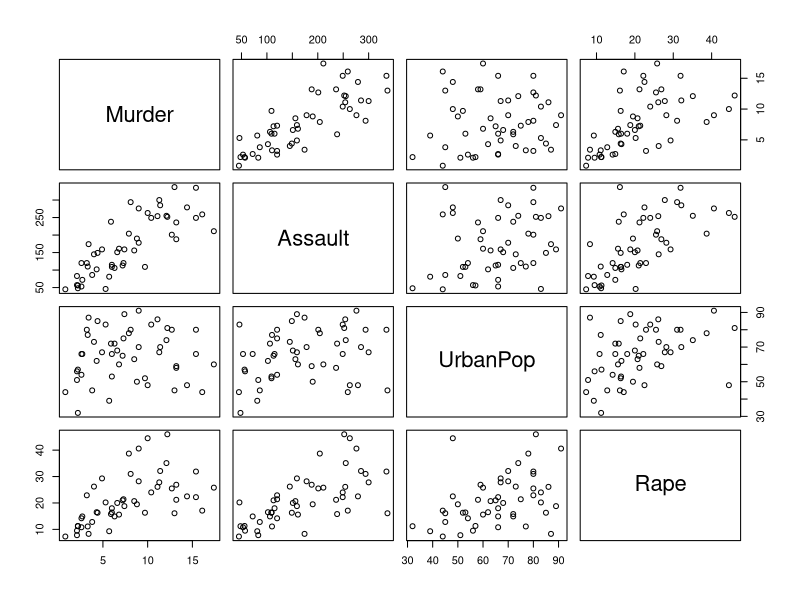
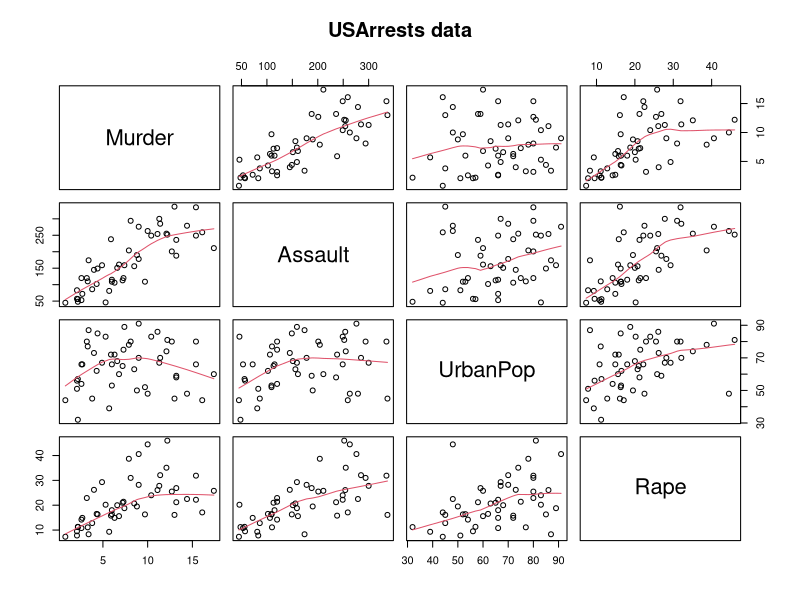
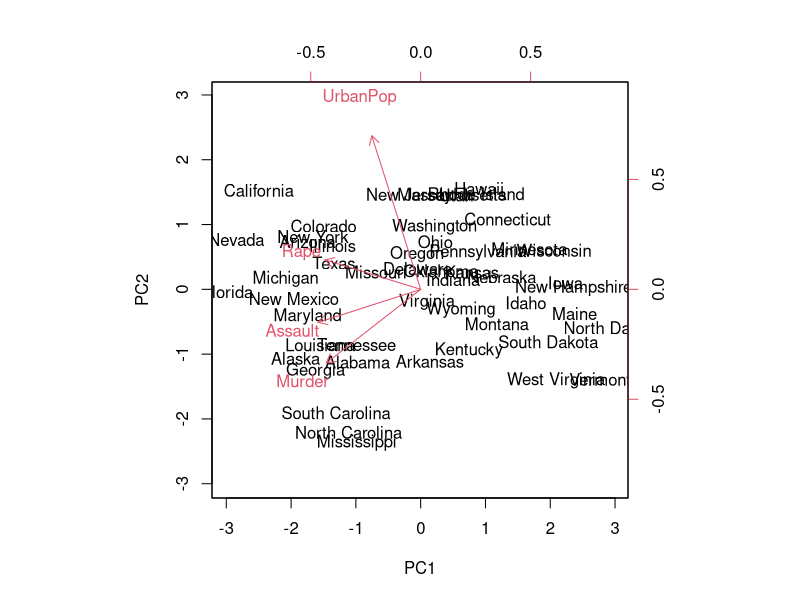
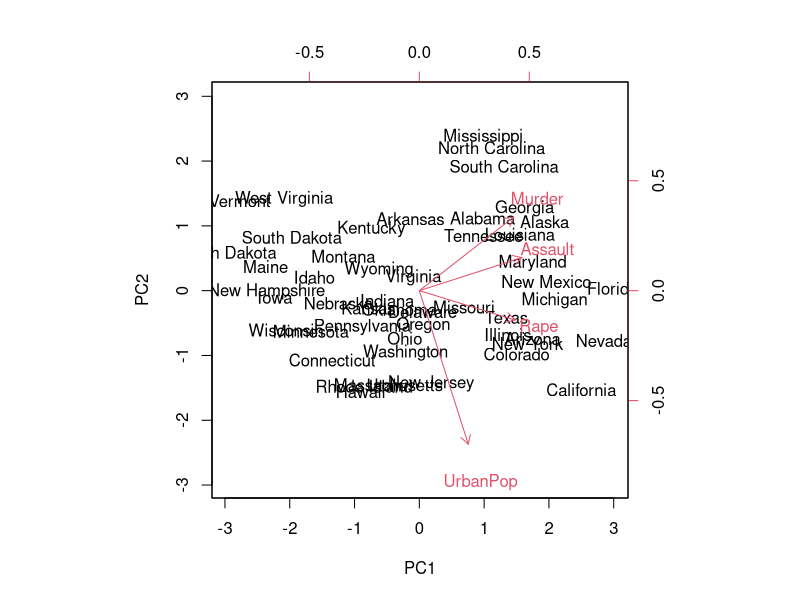
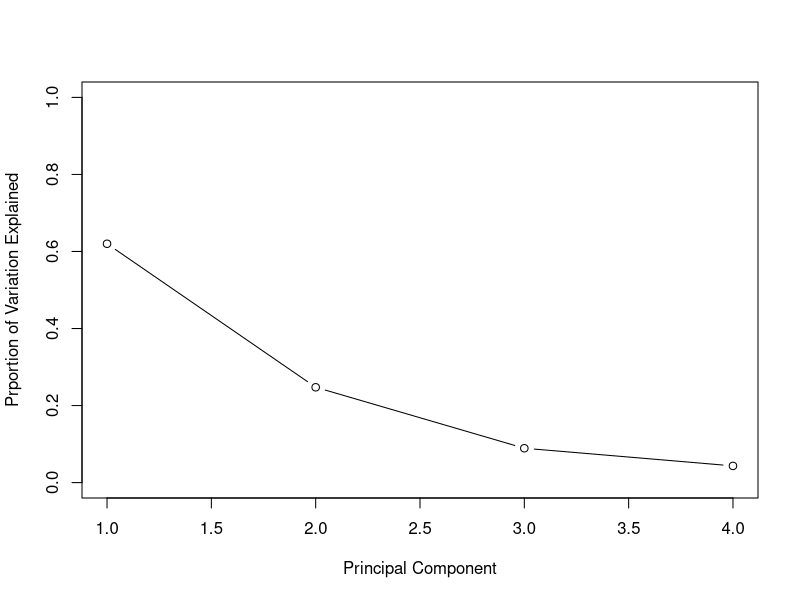
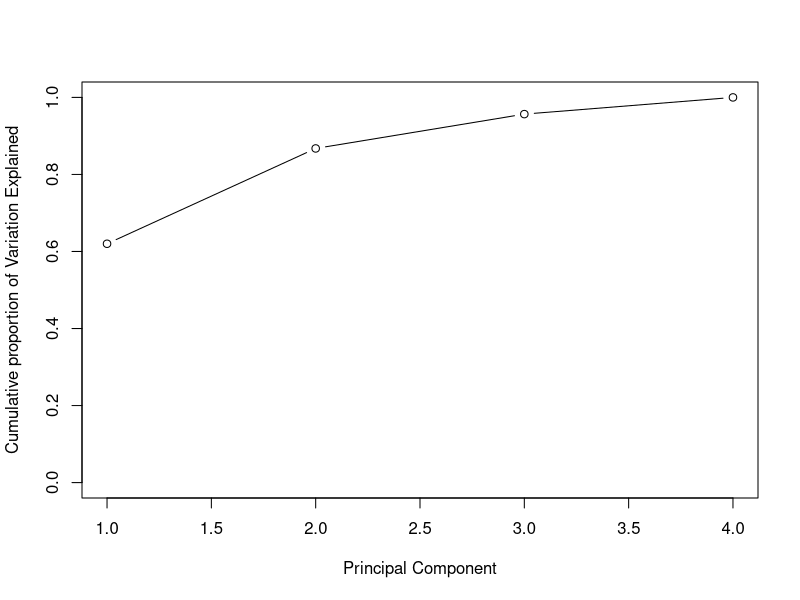

Recreate these plots in R, in order.
USArrests

plot(USArrests)

?USArrests

summary(USArrests)

require(graphics)

pairs(USArrests, panel = panel.smooth, main = "USArrests data")

##### Generating principal components for the datasets ##########


pr.out = prcomp(USArrests, scale. = TRUE)

pr.out

names(pr.out)

pr.out$center

pr.out$sdev

pr.out$rotation

pr.out$scale

pr.out$x


states=row.names(USArrests)

states

names(USArrests)

apply(USArrests, 2, mean)

apply(USArrests, 2, var)

pr.out = prcomp(USArrests, scale. = TRUE)

pr.out

dim(pr.out$x)

biplot(pr.out, scale = 0)

pr.out$rotation =-pr.out$rotation

pr.out$x=-pr.out$x

biplot(pr.out, scale = 0)

pr.out$sdev

pr.var=pr.out$sdev ^2

pr.var

pve= pr.var/sum(pr.var)

pve

plot(pve, xlab = "Principal Component", ylab="Prportion of Variation Explained", ylim= c(0,1), type="b")

plot(cumsum(pve), xlab = "Principal Component", ylab="Cumulative proportion of Variation Explained", ylim= c(0,1), type="b")






